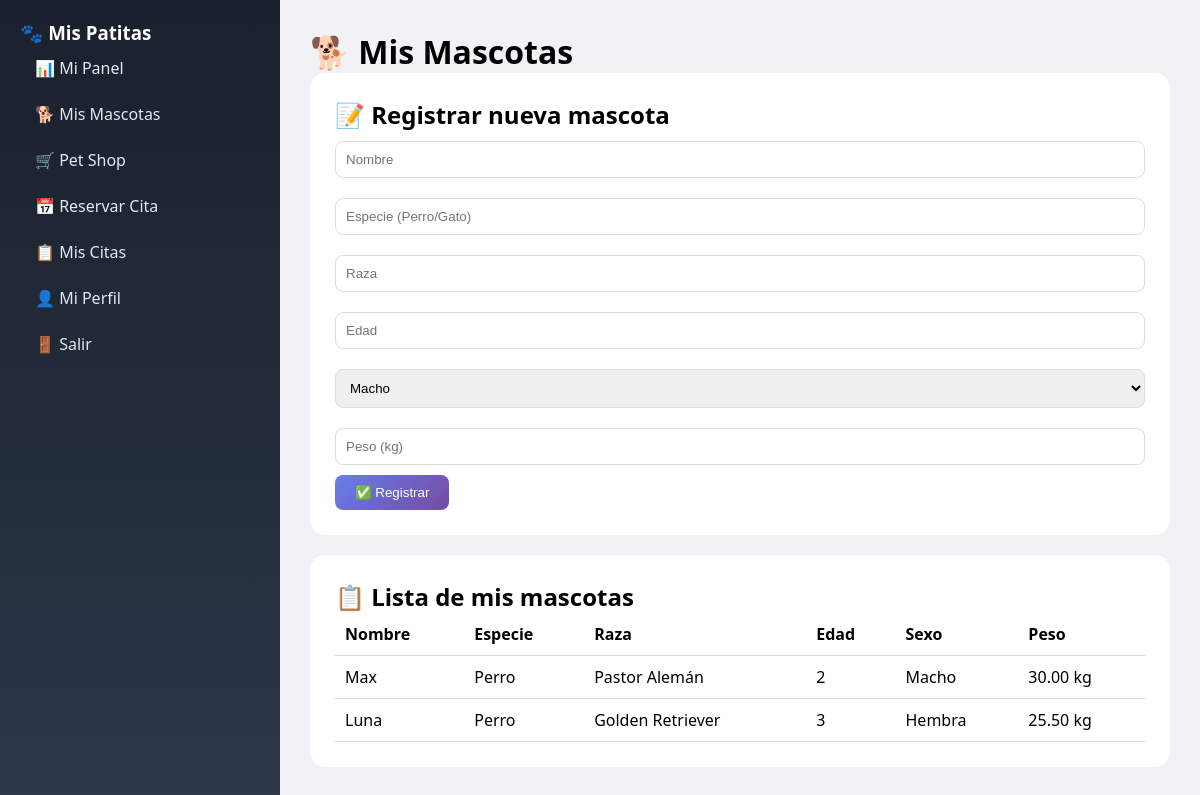
Page /cliente_mascotas.php (signed in) on the committed database.
### tables this page shows
CREATE TABLE `mascotas` (
  `id` int NOT NULL AUTO_INCREMENT,
  `nombre` varchar(50) NOT NULL,
  `especie` varchar(30) NOT NULL,
  `raza` varchar(50) DEFAULT NULL,
  `edad` int DEFAULT NULL,
  `sexo` enum('Macho','Hembra') DEFAULT 'Macho',
  `peso` decimal(5,2) DEFAULT NULL,
  `dueno_id` int DEFAULT NULL,
  `fecha_registro` timestamp NULL DEFAULT CURRENT_TIMESTAMP,
  PRIMARY KEY (`id`),
  KEY `dueno_id` (`dueno_id`),
  CONSTRAINT `mascotas_ibfk_1` FOREIGN KEY (`dueno_id`) REFERENCES `duenos` (`id`) ON DELETE SET NULL
);

### cliente_mascotas.php (the view, shortened to what this page needs)
<?php
require_once 'config/database.php';
$user_id = $_SESSION['user_id'];
$dueno = $conn->query("SELECT * FROM duenos WHERE user_id = $user_id")->fetch();
$dueno_id = $dueno['id'];
$mascotas = $conn->query("SELECT * FROM mascotas WHERE dueno_id = $dueno_id ORDER BY id DESC")->fetchAll();
?>
<!DOCTYPE html>
<html>
<head>
</head>
<body>
    <div class="dashboard">
        <nav class="sidebar">
            <h3>🐾 Mis Patitas</h3>
            <a href="cliente_dashboard.php">📊 Mi Panel</a>
            <a href="cliente_mascotas.php">🐕 Mis Mascotas</a>
            <a href="cliente_petshop.php">🛒 Pet Shop</a>
            <a href="cliente_citas.php">📅 Reservar Cita</a>
            <a href="cliente_mis_citas.php">📋 Mis Citas</a>
            <a href="perfil_cliente.php">👤 Mi Perfil</a>
            <a href="logout.php">🚪 Salir</a>
        </nav>
        <main class="content">
            <h1>🐕 Mis Mascotas</h1>
            <div class="card">
                <h2>📝 Registrar nueva mascota</h2>
                <form method="POST">
                    <input type="text" name="nombre" placeholder="Nombre" required>
                    <input type="text" name="especie" placeholder="Especie (Perro/Gato)" required>
                    <input type="text" name="raza" placeholder="Raza">
                    <input type="number" name="edad" placeholder="Edad">
                    <select name="sexo">
                        <option value="Macho">Macho</option>
                    </select>
                    <input type="number" step="0.01" name="peso" placeholder="Peso (kg)">
                    <button type="submit" name="crear">✅ Registrar</button>
                </form>
            </div>
            <div class="card">
                <h2>📋 Lista de mis mascotas</h2>
                <table>
                    <thead><tr><th>Nombre</th><th>Especie</th><th>Raza</th><th>Edad</th><th>Sexo</th><th>Peso</th></tr></thead>
                    <tbody>
                        <?php foreach($mascotas as $m): ?>
                        <tr>
                            <td><?php echo $m['nombre']; ?></td>
                            <td><?php echo $m['especie']; ?></td>
                            <td><?php echo $m['raza']; ?></td>
                            <td><?php echo $m['edad']; ?></td>
                            <td><?php echo $m['sexo']; ?></td>
                            <td><?php echo $m['peso']; ?> kg</td>
                        </tr>
                        <?php endforeach; ?>
                    </tbody>
                </table>
            </div>
        </main>
    </div>
</body>
</html>

### cliente_mascotas.php (style rules this page uses)
* { margin: 0; padding: 0; box-sizing: border-box; }
body { font-family: 'Segoe UI', Tahoma, Geneva, Verdana, sans-serif; background: #f0f2f5; }
.dashboard { display: flex; }
.sidebar { width: 280px; background: linear-gradient(180deg, #1a202c 0%, #2d3748 100%); color: white; position: fixed; height: 100vh; padding: 20px; }
.sidebar a { display: flex; align-items: center; gap: 12px; padding: 12px 15px; color: #e2e8f0; text-decoration: none; border-radius: 10px; }
.content { flex: 1; margin-left: 280px; padding: 30px; }
.card { background: white; padding: 25px; border-radius: 15px; margin-bottom: 20px; }
input, select { width: 100%; padding: 10px; margin: 10px 0; border: 1px solid #ddd; border-radius: 8px; }
button { background: linear-gradient(135deg, #667eea, #764ba2); color: white; padding: 10px 20px; border: none; border-radius: 8px; cursor: pointer; }
table { width: 100%; border-collapse: collapse; }
th, td { padding: 10px; text-align: left; border-bottom: 1px solid #ddd; }

### rows in the picture
mascotas: nombre "Max", especie "Perro", raza "Pastor Alemán", edad "2", sexo "Macho", peso "30.00"
mascotas: nombre "Luna", especie "Perro", raza "Golden Retriever", edad "3", sexo "Hembra", peso "25.50"
